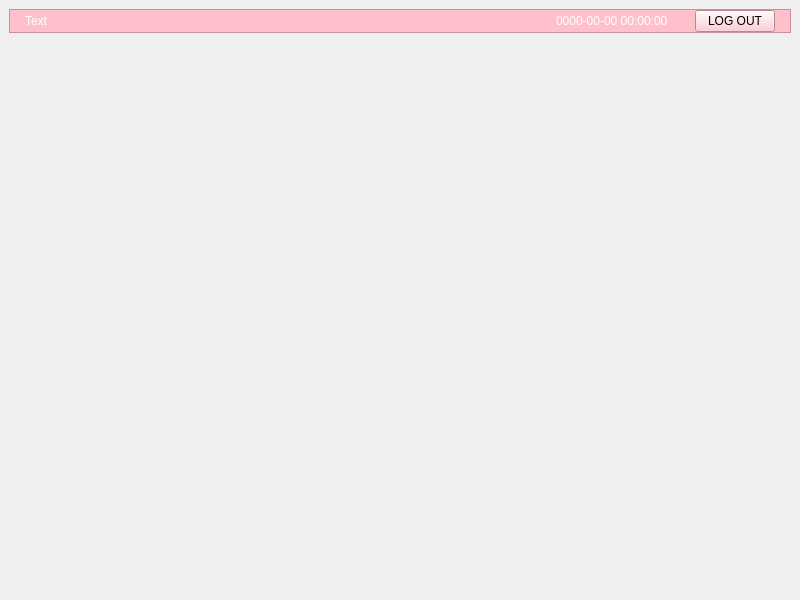
<?xml version="1.0" encoding="UTF-8"?>
<ui version="4.0">
 <class>MainWindow</class>
 <widget class="QMainWindow" name="MainWindow">
  <property name="geometry">
   <rect>
    <x>0</x>
    <y>0</y>
    <width>800</width>
    <height>600</height>
   </rect>
  </property>
  <property name="windowTitle">
   <string>MainWindow</string>
  </property>
  <widget class="QWidget" name="centralwidget">
   <layout class="QVBoxLayout" name="verticalLayout_2">
    <item>
     <layout class="QVBoxLayout" name="verticalLayout">
      <item>
       <widget class="QFrame" name="topPanel">
        <property name="maximumSize">
         <size>
          <width>16777215</width>
          <height>60</height>
         </size>
        </property>
        <property name="styleSheet">
         <string notr="true">background-color: rgb(255, 192, 203);</string>
        </property>
        <property name="frameShape">
         <enum>QFrame::Shape::StyledPanel</enum>
        </property>
        <property name="frameShadow">
         <enum>QFrame::Shadow::Raised</enum>
        </property>
        <layout class="QHBoxLayout" name="topPanelLayout">
         <property name="leftMargin">
          <number>15</number>
         </property>
         <property name="topMargin">
          <number>0</number>
         </property>
         <property name="rightMargin">
          <number>15</number>
         </property>
         <property name="bottomMargin">
          <number>0</number>
         </property>
         <item>
          <widget class="QLabel" name="label_status">
           <property name="sizePolicy">
            <sizepolicy hsizetype="Expanding" vsizetype="Preferred">
             <horstretch>0</horstretch>
             <verstretch>0</verstretch>
            </sizepolicy>
           </property>
           <property name="styleSheet">
            <string notr="true">color: rgb(255, 255, 255);
            </string>
           </property>
           <property name="text">
            <string>Text</string>
           </property>
           <property name="alignment">
            <set>Qt::AlignmentFlag::AlignLeading|Qt::AlignmentFlag::AlignLeft|Qt::AlignmentFlag::AlignVCenter</set>
           </property>
          </widget>
         </item>
         <item>
          <spacer name="horizontalSpacer">
           <property name="orientation">
            <enum>Qt::Orientation::Horizontal</enum>
           </property>
           <property name="sizeHint" stdset="0">
            <size>
             <width>40</width>
             <height>20</height>
            </size>
           </property>
          </spacer>
         </item>
         <item>
          <widget class="QLabel" name="label_time">
           <property name="styleSheet">
            <string notr="true">color: white;</string>
           </property>
           <property name="text">
            <string>0000-00-00 00:00:00</string>
           </property>
          </widget>
         </item>
         <item>
          <widget class="QLabel" name="label_wifi">
           <property name="sizePolicy">
            <sizepolicy hsizetype="Preferred" vsizetype="Preferred">
             <horstretch>0</horstretch>
             <verstretch>0</verstretch>
            </sizepolicy>
           </property>
           <property name="minimumSize">
            <size>
             <width>15</width>
             <height>15</height>
            </size>
           </property>
           <property name="maximumSize">
            <size>
             <width>15</width>
             <height>15</height>
            </size>
           </property>
           <property name="pixmap">
            <pixmap></pixmap>
           </property>
           <property name="scaledContents">
            <bool>true</bool>
           </property>
          </widget>
         </item>
         <item>
          <widget class="QPushButton" name="btn_logout">
           <property name="text">
            <string>LOG OUT</string>
           </property>
          </widget>
         </item>
        </layout>
        <zorder>label_status</zorder>
        <zorder>label_time</zorder>
        <zorder>btn_logout</zorder>
        <zorder>label_wifi</zorder>
       </widget>
      </item>
      <item>
       <widget class="QStackedWidget" name="stackedWidget">
        <widget class="QWidget" name="page_0"/>
        <widget class="QWidget" name="page_dashboard">
         <layout class="QVBoxLayout" name="verticalLayout_3">
          <item>
           <widget class="QTabWidget" name="mainTabWidget">
            <widget class="QWidget" name="tab">
             <attribute name="title">
              <string>Tab 1</string>
             </attribute>
            </widget>
            <widget class="QWidget" name="tab_2">
             <attribute name="title">
              <string>Tab 2</string>
             </attribute>
            </widget>
           </widget>
          </item>
         </layout>
        </widget>
       </widget>
      </item>
     </layout>
    </item>
   </layout>
  </widget>
 </widget>
 <resources/>
 <connections/>
</ui>
